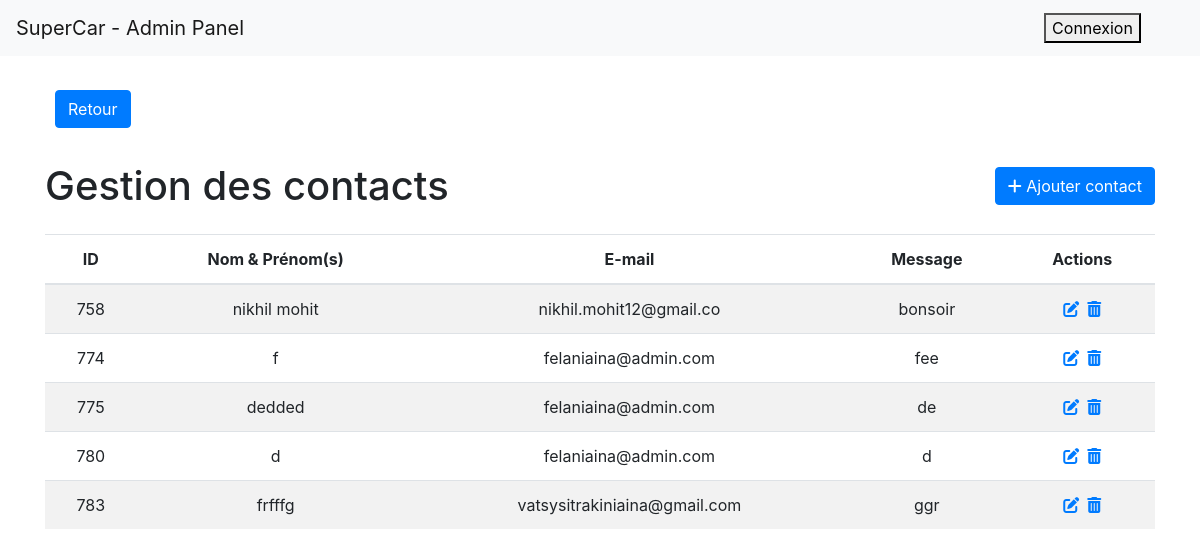
Page /admin/contact.php on the committed database.
### tables this page shows
CREATE TABLE `contact` (
  `idcontact` int(11) NOT NULL,
  `nom_complet` varchar(78) NOT NULL,
  `email` varchar(50) NOT NULL,
  `message` varchar(10) NOT NULL
);

### admin/contact.php (the view, shortened to what this page needs)
<!DOCTYPE html>
<html>
<head>
    <link rel="stylesheet" href="https://maxcdn.bootstrapcdn.com/bootstrap/4.5.2/css/bootstrap.min.css">
    <link rel="stylesheet" href="https://cdnjs.cloudflare.com/ajax/libs/font-awesome/6.0.0-beta3/css/all.min.css">
    <link rel="stylesheet" href="https://cdnjs.cloudflare.com/ajax/libs/font-awesome/6.4.0/css/all.min.css">
</head>
<body>
    <nav class="navbar navbar-expand-lg navbar-light bg-light">
        <a class="navbar-brand" href="Dash.php" style="margin-right: 40em;">SuperCar - Admin Panel</a>
        <div>
            <?php
            if (isset($_SESSION['email'])) {
                $userEmail = $_SESSION['email'];
                echo '<span class="user-info"><i class="fas fa-user"></i>&ensp;' . $userEmail . '</span>';
            } else {
                echo '<a href="adminConnexion.php"><button class="login">Connexion</button></a>';
            }
            ?>
        </div>
    </nav>
    <div class="container mt-4">
        <a class="btn btn-primary back-button" href="dash.php">Retour</a>
        <div class="d-flex justify-content-between align-items-center">
            <h1 class="my-4">Gestion des contacts</h1>
            <a class="btn btn-primary" href="add_contact.php">
                <i class="fas fa-plus"></i> Ajouter contact
            </a>
        </div>
        <table class="table table-striped" style="text-align: center;">
            <thead>
                <tr>
                    <th class="id_contact">ID</th>
                    <th class="Nom_Prenom">Nom & Prénom(s)</th>
                    <th class="email_contact">E-mail</th>
                    <th class="message">Message</th>
                    <th class="actions">Actions</th>
                </tr>
            </thead>
            <tbody>
                <?php
                $servername = "localhost";
                $username = "root";
                $password = "";
                $dbname = "supercar";
                $conn = mysqli_connect($servername, $username, $password, $dbname);
                $sql = "SELECT * FROM contact";
                $result = mysqli_query($conn, $sql);
                while ($row = mysqli_fetch_assoc($result)) {
                    echo "<tr>";
                    echo "<td class='id_contact'>" . $row["idcontact"] . "</td>";
                    echo "<td class='Nom_Prenom'>" . $row["nom_complet"] . "</td>";
                    echo "<td class='email_contact'>" . $row["email"] . "</td>";
                    echo "<td>" . substr($row["message"], 0, 30);
                    echo "</td>";
                    echo "<td><a href='edit_contact.php?idcontact=" . $row["idcontact"] . "'><i class='fas fa-edit'></i></a>&ensp;<a href='delete_contact.php?idcontact=" . $row["idcontact"] . "'><i class='fas fa-trash-alt' onclick='return confirm(\"Etes vous sûre de vouloir supprimer la demande?\");'></i></a></td></tr>";
                }
                ?>
            </tbody>
        </table>
    </div>
</body>
</html>

### admin/contact.php (style rules this page uses)
.back-button { margin: 10px; }

### rows in the picture
contact: idcontact "758", nom_complet "nikhil mohit", email "nikhil.mohit12@gmail.co", message "bonsoir"
contact: idcontact "774", nom_complet "f", email "felaniaina@admin.com", message "fee"
contact: idcontact "775", nom_complet "dedded", email "felaniaina@admin.com", message "de"
contact: idcontact "780", nom_complet "d", email "felaniaina@admin.com", message "d"
contact: idcontact "783", nom_complet "frfffg", email "vatsysitrakiniaina@gmail.com", message "ggr"
